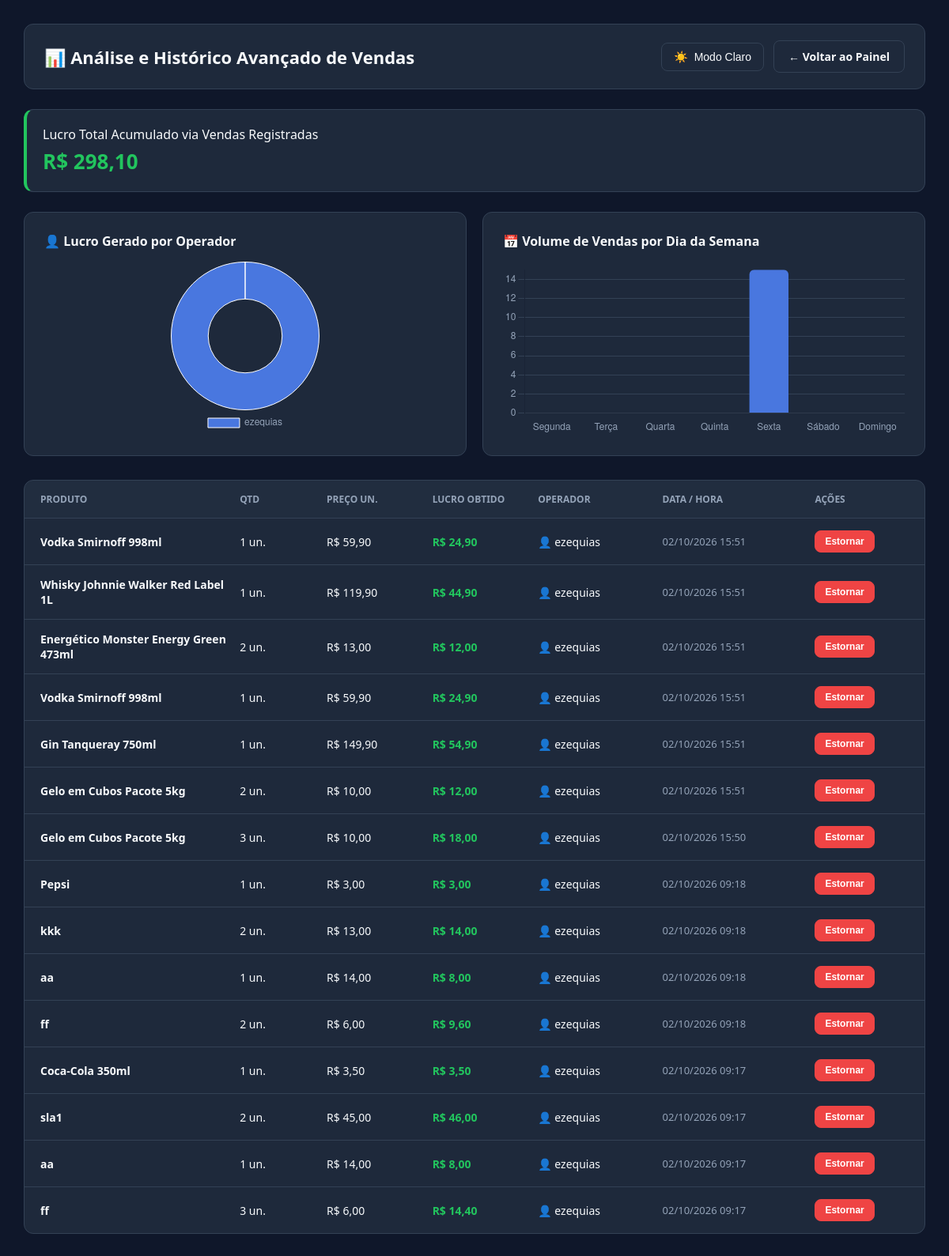
/historico/?page=2 (signed in), run on an earlier commit of the app's database.
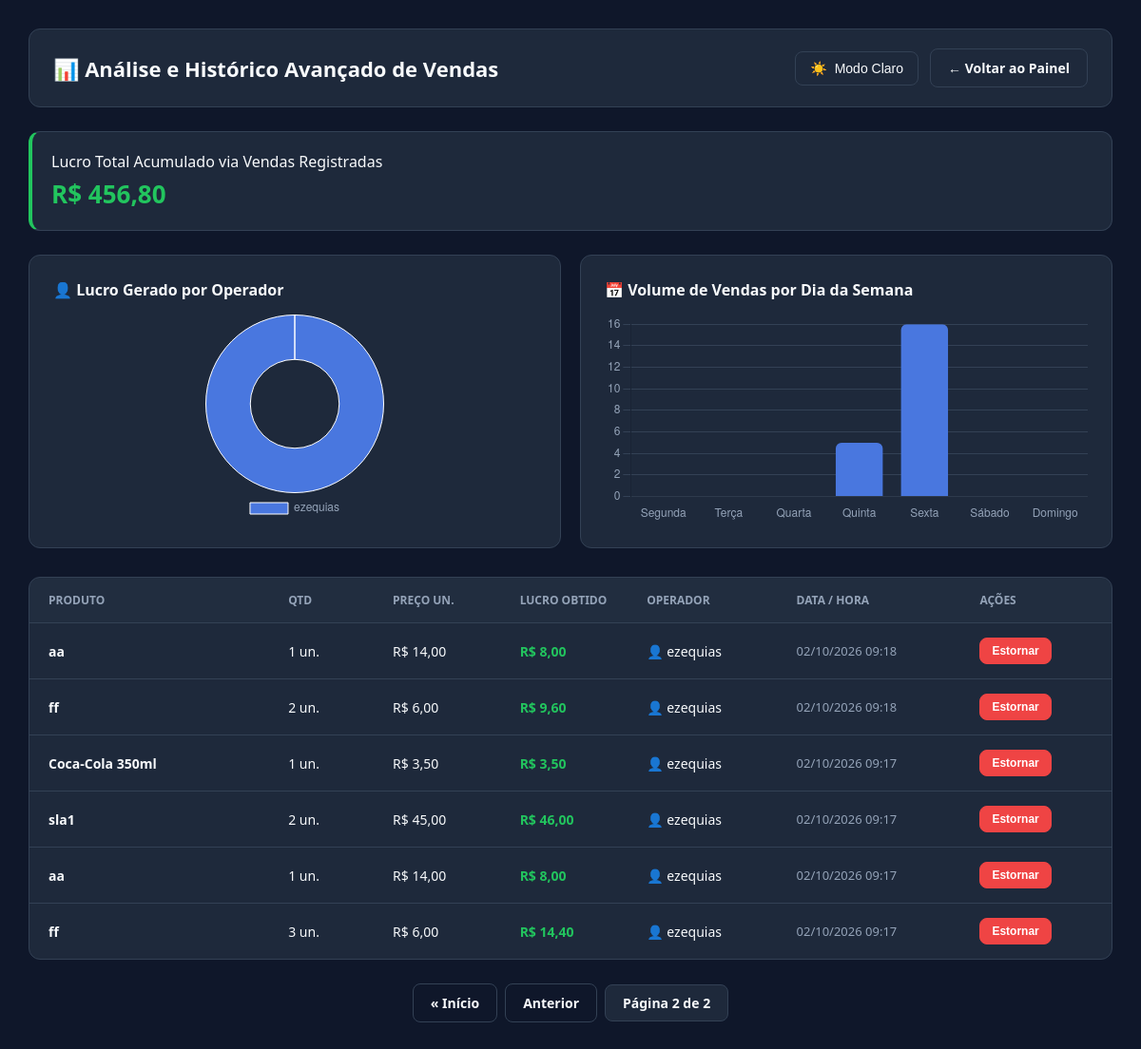
And on a later commit of the database.
### core/models.py (models this page shows, shortened)
class HistoricoVenda(models.Model):
    produto = models.ForeignKey(Produto, on_delete=models.SET_NULL, null=True)
    nome_produto = models.CharField(max_length=100)
    quantidade = models.IntegerField()
    preco_venda_unitario = models.DecimalField(max_digits=10, decimal_places=2)
    lucro_obtido = models.DecimalField(max_digits=10, decimal_places=2)
    usuario = models.ForeignKey(User, on_delete=models.SET_NULL, null=True)
    data_venda = models.DateTimeField(auto_now_add=True)
    caixa = models.ForeignKey(CaixaTurno, on_delete=models.SET_NULL, null=True, blank=True)
    venda_uuid = models.UUIDField(default=uuid.uuid4, editable=False, null=True, blank=True)
    forma_pagamento = models.CharField(max_length=20, default='dinheiro')

### core/views.py (the view)
    def wrapper(request, *args, **kwargs):
        if not request.user.is_authenticated:
            return redirect('login')
        if not request.user.is_staff:
            messages.error(request, 'Você não tem permissão para acessar esta página.')
            return redirect('minha_home')
        return view_func(request, *args, **kwargs)

### core/views.py (called while the page is built)
def staff_required(view_func):
    def wrapper(request, *args, **kwargs):
        if not request.user.is_authenticated:
            return redirect('login')
        if not request.user.is_staff:
            messages.error(request, 'Você não tem permissão para acessar esta página.')
            return redirect('minha_home')
        return view_func(request, *args, **kwargs)
    return wrapper

### core/templates/core/historico_vendas.html (shortened to what this page needs)
<!DOCTYPE html>
<html lang="pt-br" data-theme="dark">
<head>
</head>
<body>
    <div class="header-nav">
        <h1>📊 Análise e Histórico Avançado de Vendas</h1>
        <div class="header-actions">
            <button id="btn-themeToggle" class="btn-theme">
                <span id="theme-icon">☀️</span> <span id="theme-text">Modo Claro</span>
            </button>
            <a href="{% url 'minha_home' %}" class="btn">← Voltar ao Painel</a>
        </div>
    </div>
    <div class="card-lucro">
        Lucro Total Acumulado via Vendas Registradas
        <span>R$ {{ lucro_total_historico|floatformat:2 }}</span>
    </div>
    <div class="charts-grid">
        <div class="chart-box">
            <h3>👤 Lucro Gerado por Operador</h3>
            <div style="position: relative; height: 220px; width: 100%;">
                <canvas id="operadorChart"></canvas>
            </div>
        </div>
        <div class="chart-box">
            <h3>📅 Volume de Vendas por Dia da Semana</h3>
            <div style="position: relative; height: 220px; width: 100%;">
                <canvas id="diasChart"></canvas>
            </div>
        </div>
    </div>
    <div class="table-container">
        <div class="table-header">
            <div>Produto</div>
            <div>Qtd</div>
            <div>Preço Un.</div>
            <div>Lucro Obtido</div>
            <div>Operador</div>
            <div>Data / Hora</div>
            <div>Ações</div>
        </div>
        {% for v in vendas %}
            <div class="table-row">
                <div><strong>{{ v.nome_produto }}</strong></div>
                <div>{{ v.quantidade }} un.</div>
                <div>R$ {{ v.preco_venda_unitario|floatformat:2 }}</div>
                <div style="color: var(--success); font-weight: 600;">R$ {{ v.lucro_obtido|floatformat:2 }}</div>
                <div>👤 {{ v.usuario.username|default:"Sistema" }}</div>
                <div style="color: var(--text-muted); font-size: 13px;">{{ v.data_venda|date:"d/m/Y H:i" }}</div>
                <div>
                    <form action="{% url 'cancelar_venda' v.id %}" method="POST" style="margin: 0;" onsubmit="return confirm('Tem certeza que deseja estornar esta venda e devolver os itens ao estoque?');">
                        <button type="submit" class="btn btn-danger">Estornar</button>
                    </form>
                </div>
            </div>
        {% empty %}
            <div style="padding: 40px; text-align: center; color: var(--text-muted);">
                Ainda nenhuma venda registrada no histórico.
            </div>
        {% endfor %}
    </div>
    {% if vendas.paginator.num_pages > 1 %}
    <nav class="pagination" aria-label="Paginação">
        <span class="step-links">
            {% if vendas.has_previous %}
                <a href="?page=1" class="btn">&laquo; Início</a>
                <a href="?page={{ vendas.previous_page_number }}" class="btn">Anterior</a>
            {% endif %}
            <span class="current">Página {{ vendas.number }} de {{ vendas.paginator.num_pages }}</span>
        </span>
    </nav>
    {% endif %}
</body>
</html>

What changed in the data, as far as the page shows it:
no longer on this page (row edited): HistoricoVenda: nome_produto "Vodka Smirnoff 998ml", quantidade "1", preco_venda_unitario "59,90", lucro_obtido "24,90", usuario.username "ezequias", data_venda "02/10/2026 15:51"
no longer on this page (row edited): HistoricoVenda: nome_produto "Whisky Johnnie Walker Red Label 1L", quantidade "1", preco_venda_unitario "119,90", lucro_obtido "44,90", usuario.username "ezequias", data_venda "02/10/2026 15:51"
no longer on this page (row edited): HistoricoVenda: nome_produto "Energético Monster Energy Green 473ml", quantidade "2", preco_venda_unitario "13,00", lucro_obtido "12,00", usuario.username "ezequias", data_venda "02/10/2026 15:51"
no longer on this page (row edited): HistoricoVenda: nome_produto "Vodka Smirnoff 998ml", quantidade "1", preco_venda_unitario "59,90", lucro_obtido "24,90", usuario.username "ezequias", data_venda "02/10/2026 15:51"
no longer on this page (row edited): HistoricoVenda: nome_produto "Gin Tanqueray 750ml", quantidade "1", preco_venda_unitario "149,90", lucro_obtido "54,90", usuario.username "ezequias", data_venda "02/10/2026 15:51"
no longer on this page (row edited): HistoricoVenda: nome_produto "Gelo em Cubos Pacote 5kg", quantidade "2", preco_venda_unitario "10,00", lucro_obtido "12,00", usuario.username "ezequias", data_venda "02/10/2026 15:51"
no longer on this page (row edited): HistoricoVenda: nome_produto "Gelo em Cubos Pacote 5kg", quantidade "3", preco_venda_unitario "10,00", lucro_obtido "18,00", usuario.username "ezequias", data_venda "02/10/2026 15:50"
no longer on this page (row edited): HistoricoVenda: nome_produto "Pepsi", quantidade "1", preco_venda_unitario "3,00", lucro_obtido "3,00", usuario.username "ezequias", data_venda "02/10/2026 09:18"
no longer on this page (row edited): HistoricoVenda: nome_produto "kkk", quantidade "2", preco_venda_unitario "13,00", lucro_obtido "14,00", usuario.username "ezequias", data_venda "02/10/2026 09:18"
Also different on the page:
{{ lucro_total_historico|floatformat:2 }}: "298,10" → "456,80"
chart data {{ dias_valores|safe }}: [0, 0, 0, 0, 15, 0, 0] → [0, 0, 0, 5, 16, 0, 0]
{{ vendas.number }}: (not shown) → "2"
{{ vendas.paginator.num_pages }}: (not shown) → "2"
text now shown: "« Início Anterior Página de"
